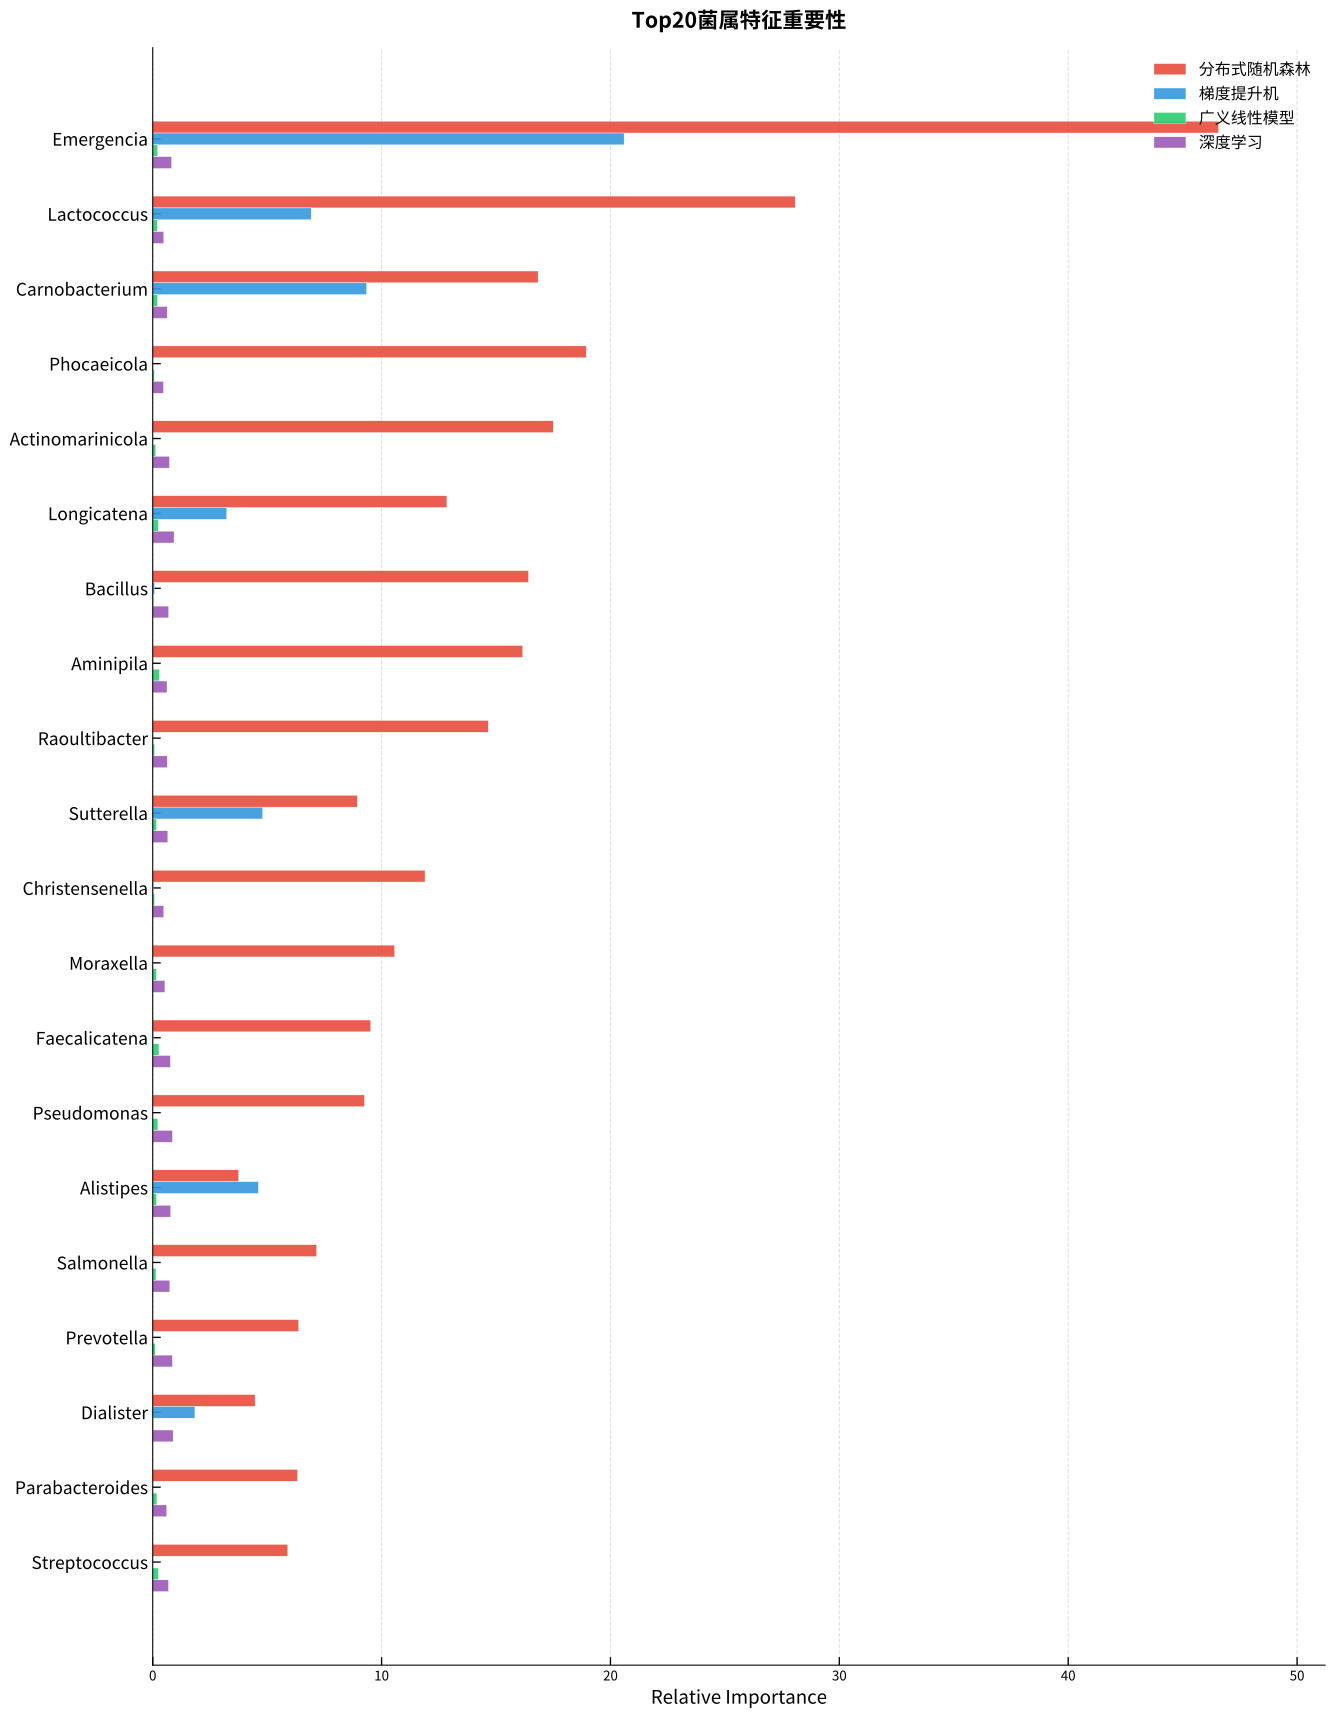

The Python source for this figure:
import pandas as pd
import numpy as np
import matplotlib
matplotlib.use('Agg')
import matplotlib.pyplot as plt

plt.rcParams['font.family'] = ['Noto Sans CJK JP', 'DejaVu Sans']
plt.rcParams['axes.unicode_minus'] = False

DPI = 300
models = ['DRF', 'GBM', 'GLM', 'DeepLearning']
colors_models = {
    'DRF': '#E74C3C',
    'GBM': '#3498DB',
    'GLM': '#2ECC71',
    'DeepLearning': '#9B59B6'
}

model_labels = {
    'DRF': '分布式随机森林',
    'GBM': '梯度提升机',
    'GLM': '广义线性模型',
    'DeepLearning': '深度学习'
}

# 读取数据（使用原始 relative_importance，不归一化）
df = pd.read_csv('../SRP151288_HC_vs_TC.Genus/H20_feature_importance_heatmap_all.csv')
# 使用 relative_importance 而不是 Importance
df['Value'] = df['relative_importance']
df_wide = df.pivot(index='variable', columns='model', values='Value').reset_index()
df_wide.columns.name = None
df_wide['MeanImportance'] = df_wide[models].mean(axis=1)
df_wide['Label'] = df_wide['variable'].str.replace(r'^OTU\d+_g__', '', regex=True)

# Top 20 降序后反转，Top1在最上面
df_top = df_wide.sort_values('MeanImportance', ascending=False).head(20).iloc[::-1].reset_index(drop=True)

# 截断特别长的名字
for i, label in enumerate(df_top['Label']):
    if len(label) > 16:
        df_top.at[i, 'Label'] = label[:7] + '...' + label[-4:]

fig, ax = plt.subplots(figsize=(14, 18))

n_bars = len(df_top)
n_models = len(models)
bar_height = 0.15
group_gap = 0.35

for m_idx, model in enumerate(models):
    y_positions = []
    for i in range(n_bars):
        group_center = i * (n_models * bar_height + group_gap)
        y = group_center + (n_models - 1 - m_idx) * bar_height
        y_positions.append(y)
    
    values = df_top[model].values
    ax.barh(y_positions, values, height=bar_height,
            color=colors_models[model], edgecolor='white', linewidth=0.3,
            alpha=0.9, label=model_labels[model])

# y轴标签
y_tick_positions = []
for i in range(n_bars):
    group_center = i * (n_models * bar_height + group_gap)
    y_tick_positions.append(group_center + (n_models - 1) * bar_height / 2 + bar_height / 2)

ax.set_yticks(y_tick_positions)
ax.set_yticklabels(df_top['Label'].values, fontsize=13)

# 横轴：使用原始 relative_importance 范围
max_val = df_top[models].values.max()
ax.set_xlabel('Relative Importance', fontsize=14)
ax.set_xlim(0, max_val * 1.1)

# 刻度朝里
ax.tick_params(axis='both', direction='in', length=6, width=1)

# 竖向网格线
ax.xaxis.grid(True, linestyle='--', alpha=0.4)
ax.set_axisbelow(True)

# 只显示底部和左侧边框
for spine in ['top', 'right']:
    ax.spines[spine].set_visible(False)

# 图例：右上角，汉字
ax.legend(loc='upper right', fontsize=12, frameon=False)

# 标题
ax.set_title('Top20菌属特征重要性', fontsize=16, pad=15, weight='bold')

plt.tight_layout()
fig.savefig('barplot_top20_genus_relative.pdf', dpi=DPI, bbox_inches='tight', facecolor='white')
fig.savefig('barplot_top20_genus_relative.svg', dpi=DPI, bbox_inches='tight', facecolor='white')
plt.close()

print('Saved: barplot_top20_genus_relative.pdf / .svg')
